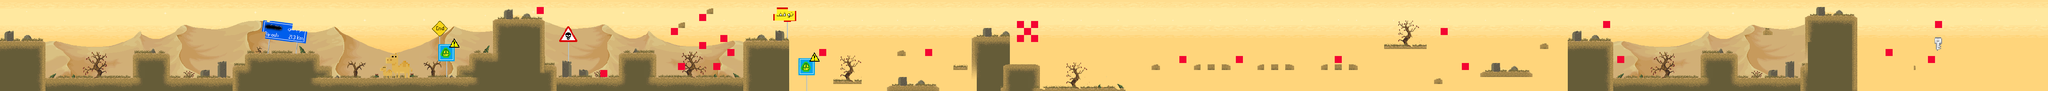

Below is a game level as drawn by its tile map, then a one-line description and the .tmx that defines it (tile-layer data replaced by summaries):
An orthogonal 290x13 tile map with 16x16 px tiles, 6 tile layers (Background, graphics, sx, scf, ...), 4 tilesets and 113 objects.

<map version="1.0" orientation="orthogonal" renderorder="right-down" width="290" height="13" tilewidth="16" tileheight="16" nextobjectid="779">
 <tileset firstgid="1" name="tileset_gutter" tilewidth="16" tileheight="16" spacing="2" margin="1" tilecount="1782" columns="33">
  <image source="../tileset_gutter.png" width="594" height="972" />
 </tileset>
 <tileset firstgid="1783" name="drops" tilewidth="16" tileheight="16" spacing="1" margin="4" tilecount="1776" columns="37">
  <image source="../drops.png" width="640" height="822" />
 </tileset>
 <tileset firstgid="3559" name="11" tilewidth="16" tileheight="16" spacing="1" margin="4" tilecount="1625" columns="125">
  <image source="../11.png" width="2134" height="234" />
 </tileset>
 <tileset firstgid="5184" name="blink" tilewidth="16" tileheight="16" spacing="1" margin="4" tilecount="407" columns="37">
  <image source="../blink.png" width="639" height="206" />
 </tileset>
 <layer name="Background" width="290" height="13">
  <data>[3770 cells, 3770 non-empty, 169 distinct tile ids]</data>
 </layer>
 <layer name="graphics" width="290" height="13">
  <data>[3770 cells, 1602 non-empty, 1602 distinct tile ids]</data>
 </layer>
 <objectgroup name="ground">
  <object id="639" x="103.333" y="177.333" width="199.333" height="30.6667" />
  <object id="640" x="7.33333" y="91.3333" width="95.3333" height="124.667" />
  <object id="641" x="302.667" y="121.333" width="80.6667" height="108" />
  <object id="642" x="383.333" y="175.333" width="149.333" height="56" />
  <object id="643" x="527.333" y="150" width="54" height="74.6667" />
  <object id="644" x="557.333" y="122.667" width="164.667" height="131.333" />
  <object id="645" x="712.667" y="150.667" width="37.3333" height="89.3333" />
  <object id="646" x="724" y="176" width="379.333" height="52.6667" />
  <object id="647" x="1034" y="150" width="33.3333" height="26.6667" />
  <object id="648" x="1063.33" y="120.667" width="54.6667" height="42.6667" />
  <object id="649" x="1117.33" y="42.6667" width="116.667" height="198" />
  <object id="650" x="1232" y="148" width="28.6667" height="83.3333" />
  <object id="652" x="1260.67" y="176.667" width="161.333" height="58" />
  <object id="653" x="1403.33" y="120.667" width="80.6667" height="111.333" />
  <object id="654" x="1482" y="175.333" width="219.333" height="48.6667" />
  <object id="655" x="1684.67" y="92" width="103.333" height="164.667" />
  <object id="656" x="1888" y="180" width="64" height="12" />
  <object id="657" x="2031.33" y="115.333" width="20.6667" height="14" />
  <object id="658" x="2160" y="149" width="30.9967" height="11.3333" />
  <object id="659" x="2204" y="84" width="83.3333" height="144" />
  <object id="660" x="2286" y="146" width="67.3333" height="93.3333" />
  <object id="661" x="2355.33" y="199.333" width="191.333" height="20" />
  <object id="662" x="2609.33" y="148.667" width="18" height="12" />
  <object id="664" x="2704" y="148" width="16.6667" height="11.3333" />
  <object id="665" x="2736" y="146" width="15.3333" height="14" />
  <object id="666" x="2768" y="146" width="20" height="13.3333" />
  <object id="667" x="2848" y="146.667" width="17.3333" height="12" />
  <object id="668" x="2879.33" y="148" width="16" height="11.3333" />
  <object id="669" x="2912" y="148" width="18.6667" height="14" />
  <object id="670" x="2992.67" y="146.667" width="15.3333" height="13.3333" />
  <object id="671" x="3024" y="146" width="14" height="13.3333" />
  <object id="672" x="3058" y="149.333" width="16" height="12" />
  <object id="673" x="3136.67" y="100" width="96" height="10.6667" />
  <object id="675" x="3247.33" y="179.333" width="21.3333" height="12" />
  <object id="676" x="3344.67" y="159.333" width="127.336" height="16.6667" />
  <object id="677" x="3550.67" y="89.3333" width="103.333" height="140" />
  <object id="678" x="3667.33" y="299.333" width="23.3333" height="10.6667" />
  <object id="679" x="3654.67" y="177.333" width="256.667" height="28" />
  <object id="680" x="3853.33" y="122" width="83.3333" height="98" />
  <object id="681" x="3933.33" y="173.333" width="170.667" height="52" />
  <object id="682" x="4090.67" y="33.3333" width="116" height="196" />
  <object id="683" x="3992.67" y="65.3333" width="22.6667" height="13.3333" />
  <object id="685" x="4335.33" y="148.667" width="7.33333" height="14.6667" />
  <object id="687" x="1536" y="48" width="16" height="16" />
  <object id="688" x="1600" y="16" width="16" height="16" />
  <object id="690" x="3488.67" y="100.667" width="20" height="10.6667" />
  <object id="771" x="2010" y="197.333" width="11.3333" height="12.6667" />
  <object id="772" x="2021.33" y="192" width="97.3333" height="34" />
  <object id="773" x="2119.33" y="198" width="8.66667" height="24.6667" />
  <object id="774" x="4000" y="64" width="16" height="16" />
 </objectgroup>
 <objectgroup name="Pipes" />
 <objectgroup name="Coins" offsetx="-7" offsety="5">
  <properties>
   <property name="quit" value="" />
  </properties>
 </objectgroup>
 <objectgroup name="Bricks" />
 <objectgroup name="Goombas">
  <object id="711" x="1184" y="0" width="16" height="16" />
  <object id="712" x="1152" y="0" width="16" height="16" />
  <object id="713" x="1440" y="96" width="16" height="16" />
  <object id="714" x="1728" y="64" width="16" height="16" />
  <object id="715" x="1952" y="32" width="16" height="16" />
  <object id="716" x="2048" y="64" width="16" height="16" />
  <object id="717" x="2288" y="16" width="16" height="16" />
  <object id="719" x="2512" y="176" width="16" height="16" />
  <object id="720" x="2768" y="0" width="16" height="16" />
  <object id="721" x="2912" y="16" width="16" height="16" />
  <object id="722" x="3184" y="16" width="16" height="16" />
  <object id="723" x="3440" y="32" />
  <object id="724" x="3600" y="32" width="16" height="16" />
  <object id="725" x="3888" y="48" width="16" height="16" />
  <object id="726" x="4048" y="48" width="16" height="16" />
  <object id="730" x="4086.33" y="12.3333" width="16" height="16" />
  <object id="737" x="3904" y="32" width="16" height="16" />
  <object id="738" x="4032" y="80" width="16" height="16" />
  <object id="739" x="4016" y="128" width="16" height="16" />
  <object id="740" x="3984" y="48" width="16" height="16" />
  <object id="741" x="4144" y="0" width="16" height="16" />
  <object id="743" x="3712" y="32" width="16" height="16" />
  <object id="745" x="1328" y="32" width="16" height="16" />
  <object id="746" x="1536" y="-80" width="16" height="16" />
  <object id="747" x="1584" y="80" width="16" height="16" />
  <object id="751" x="1520" y="112" width="16" height="16" />
  <object id="752" x="2704" y="48" width="16" height="16" />
  <object id="753" x="2848" y="80" width="16" height="16" />
  <object id="754" x="2992" y="80" width="16" height="16" />
  <object id="755" x="3376" y="112" width="16" height="16" />
  <object id="756" x="3744" y="32" width="16" height="16" />
  <object id="757" x="3792" y="16" width="16" height="16" />
  <object id="758" x="3808" y="80" width="16" height="16" />
  </objectgroup>
 <objectgroup name="Turtles" />
 <objectgroup name="Finish_line">
  <!-- 1 objects omitted --></objectgroup>
 <objectgroup name="Story_line" />
 <objectgroup name="kill_lines">
  <!-- 23 objects omitted --></objectgroup>
 <objectgroup name="Bosses" />
 <objectgroup name="Map_line" />
 <layer name="sx" width="290" height="13">
  <data>[3770 cells, 43 non-empty, 43 distinct tile ids]</data>
 </layer>
 <layer name="scf" width="290" height="13">
  <data>[3770 cells, 84 non-empty, 84 distinct tile ids]</data>
 </layer>
 <layer name="dv" width="290" height="13">
  <data>[3770 cells, 658 non-empty, 587 distinct tile ids]</data>
 </layer>
 <layer name="dfg" width="290" height="13">
  <data>[3770 cells, 179 non-empty, 109 distinct tile ids]</data>
 </layer>
</map>
<!-- 30 of 113 objects omitted -->
